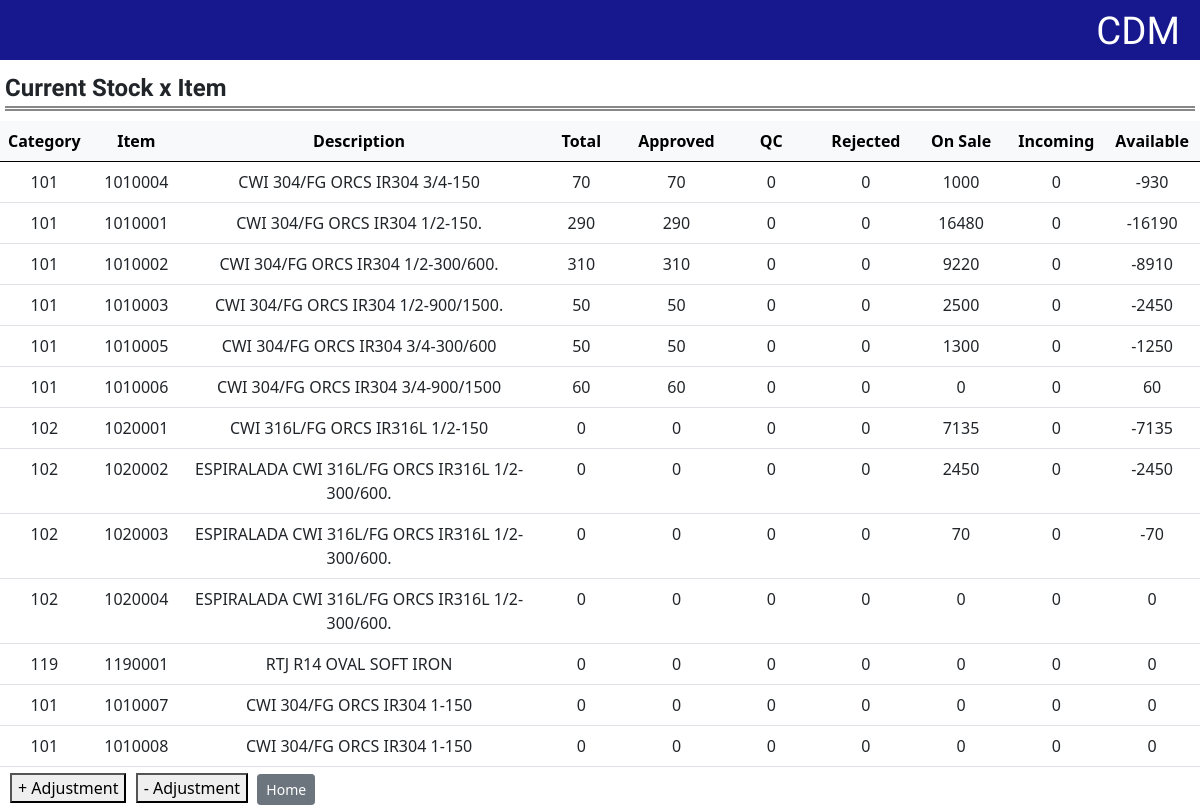
Screenshot of /current_stock with the database file from the repository.
### tables this page shows
CREATE TABLE stock (category_id INTEGER NOT NULL, item_id INTEGER NOT NULL UNIQUE, item_description TEXT NOT NULL, stock_total INTEGER, stock_approved INTEGER, stock_in_qc INTEGER, stock_rejected INTEGER, stock_onsale INTEGER, stock_incoming INTEGER, stock_available INTEGER, FOREIGN KEY (category_id) REFERENCES item_categories (id) ON DELETE RESTRICT, FOREIGN KEY (item_id) REFERENCES items (id) ON DELETE RESTRICT);

### app.py (the view)
@app.route("/current_stock", methods=["GET"])
def get_current_stock():
    stocks = db.execute("SELECT * FROM stock")
    return render_template("current_stock.html", stocks=stocks)

### app.py (called while the page is built)
@app.after_request
def after_request(response):
    response.headers["Cache-Control"] = "no-cache, no-store, must-revalidate"
    response.headers["Expires"] = 0
    response.headers["Pragma"] = "no-cache"
    return response

### templates/current_stock.html (shortened to what this page needs)
{% extends "layout.html" %}
{% block body %}
    <div class="page-title">Current Stock x Item</div>
    <table class="table" style="text-align: center; margin-bottom: 6px;">
        <thead class="table-light">
            <tr>
                <th style="width: 6%;">Category</th>
                <th style="width: 8%;">Item</th>
                <th style="width: 30%;">Description</th>
                <th style="width: 8%;">Total</th>
                <th style="width: 8%;">Approved</th>
                <th style="width: 8%;">QC</th>
                <th style="width: 8%;">Rejected</th>
                <th style="width: 8%;">On Sale</th>
                <th style="width: 8%;">Incoming</th>
                <th style="width: 8%;">Available</th>
            </tr>
        </thead>
        <tbody>
            {% for stock in stocks %}
            <tr>
                <td>{{ stock["category_id"] }}</td>
                <td>{{ stock["item_id"] }}</td>
                <td>{{ stock["item_description"] }}</td>
                <td>{{ stock["stock_total"] }}</td>
                <td>{{ stock["stock_approved"] }}</td>
                <td>{{ stock["stock_in_qc"] }}</td>
                <td>{{ stock["stock_rejected"] }}</td>
                <td>{{ stock["stock_onsale"] }}</td>
                <td>{{ stock["stock_incoming"] }}</td>
                <td>{{ stock["stock_available"] }}</td>
            </tr>
            {% endfor %}
        </tbody>
    </table>
    <div style="padding-left: 10px; margin-top: 0px">
        <form style="display: inline-block; padding-right: 5px;" method="get" action="/">
            <button type="submit">+ Adjustment</button>
        </form>
        <form style="display: inline-block; padding-right: 5px;" method="get" action="/">
            <button type="submit">- Adjustment</button>
        </form>
        <form style="display: inline-block; padding-right: 5px;" method="get" action="/">
            <button class="btn btn-secondary btn-sm" type="submit">Home</button>
        </form>
    </div>
{% endblock %}

### static/style.css (style rules this page uses)
body { min-height: 100vh; }
.page-title { font-weight: bold; font-size: 1.5rem; margin: 10px 5px; font-family: 'Teko', sans-serif; text-align: left; border-bottom: 5px double #888; }

### rows the page displays
stock: category_id "101", item_id "1010004", item_description "CWI 304/FG ORCS IR304 3/4-150", stock_total "70", stock_approved "70", stock_in_qc "0", stock_rejected "0", stock_onsale "1000", stock_incoming "0", stock_available "-930"
stock: category_id "101", item_id "1010001", item_description "CWI 304/FG ORCS IR304 1/2-150.", stock_total "290", stock_approved "290", stock_in_qc "0", stock_rejected "0", stock_onsale "16480", stock_incoming "0", stock_available "-16190"
stock: category_id "101", item_id "1010002", item_description "CWI 304/FG ORCS IR304 1/2-300/600.", stock_total "310", stock_approved "310", stock_in_qc "0", stock_rejected "0", stock_onsale "9220", stock_incoming "0", stock_available "-8910"
stock: category_id "101", item_id "1010003", item_description "CWI 304/FG ORCS IR304 1/2-900/1500.", stock_total "50", stock_approved "50", stock_in_qc "0", stock_rejected "0", stock_onsale "2500", stock_incoming "0", stock_available "-2450"
stock: category_id "101", item_id "1010005", item_description "CWI 304/FG ORCS IR304 3/4-300/600", stock_total "50", stock_approved "50", stock_in_qc "0", stock_rejected "0", stock_onsale "1300", stock_incoming "0", stock_available "-1250"
stock: category_id "101", item_id "1010006", item_description "CWI 304/FG ORCS IR304 3/4-900/1500", stock_total "60", stock_approved "60", stock_in_qc "0", stock_rejected "0", stock_onsale "0", stock_incoming "0", stock_available "60"
stock: category_id "102", item_id "1020001", item_description "CWI 316L/FG ORCS IR316L 1/2-150", stock_total "0", stock_approved "0", stock_in_qc "0", stock_rejected "0", stock_onsale "7135", stock_incoming "0", stock_available "-7135"
stock: category_id "102", item_id "1020002", item_description "ESPIRALADA CWI 316L/FG ORCS IR316L 1/2-300/600.", stock_total "0", stock_approved "0", stock_in_qc "0", stock_rejected "0", stock_onsale "2450", stock_incoming "0", stock_available "-2450"
stock: category_id "102", item_id "1020003", item_description "ESPIRALADA CWI 316L/FG ORCS IR316L 1/2-300/600.", stock_total "0", stock_approved "0", stock_in_qc "0", stock_rejected "0", stock_onsale "70", stock_incoming "0", stock_available "-70"
stock: category_id "102", item_id "1020004", item_description "ESPIRALADA CWI 316L/FG ORCS IR316L 1/2-300/600.", stock_total "0", stock_approved "0", stock_in_qc "0", stock_rejected "0", stock_onsale "0", stock_incoming "0", stock_available "0"
stock: category_id "119", item_id "1190001", item_description "RTJ R14 OVAL SOFT IRON", stock_total "0", stock_approved "0", stock_in_qc "0", stock_rejected "0", stock_onsale "0", stock_incoming "0", stock_available "0"
stock: category_id "101", item_id "1010007", item_description "CWI 304/FG ORCS IR304 1-150", stock_total "0", stock_approved "0", stock_in_qc "0", stock_rejected "0", stock_onsale "0", stock_incoming "0", stock_available "0"
stock: category_id "101", item_id "1010008", item_description "CWI 304/FG ORCS IR304 1-150", stock_total "0", stock_approved "0", stock_in_qc "0", stock_rejected "0", stock_onsale "0", stock_incoming "0", stock_available "0"
